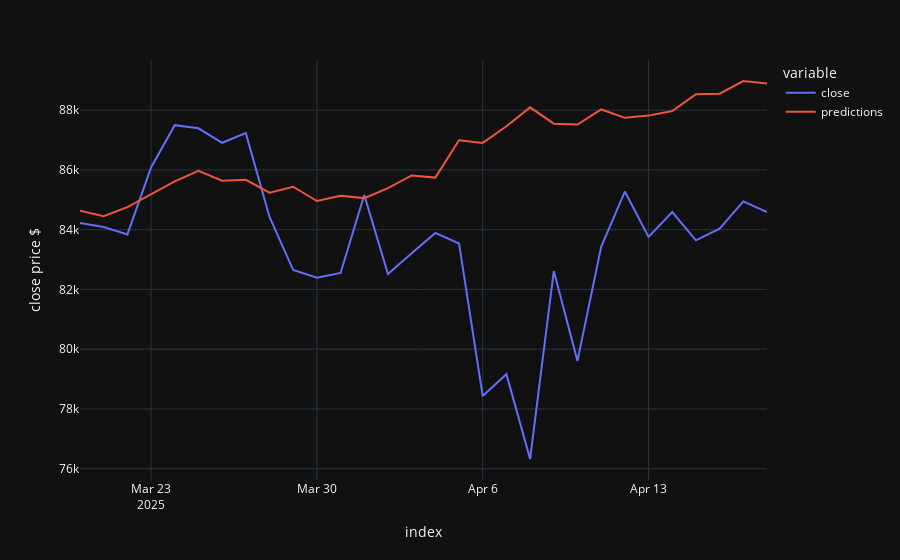

Write notebook code for a chart like this one.
### Code cell
reconstruct_undiff(tuned_exp_smooth_diff)
